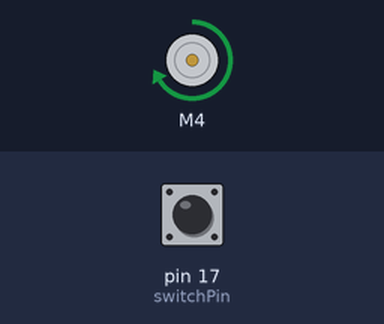
A sketch run on a simulated Arduino Uno, built with avr-gcc and run on an emulated ATmega328P. Shown: DC motor (green arrow = forward, orange = backward, longer = faster). The test bench sets the inputs (shaded band); at power-on: pin 17 (switchPin) LOW. What the sketch prints to the serial monitor is not drawn.

Above: at 1.2 s.
1.3 s: pin 17 (switchPin) pulled HIGH for 0.15 s
At 2.1 s:
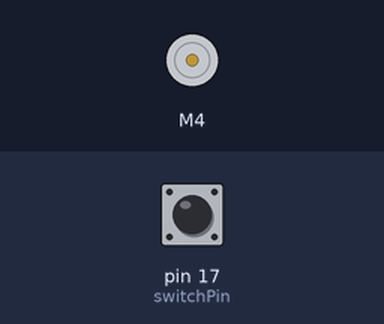
4.4 s: pin 17 (switchPin) pulled HIGH for 1 s
At 8.0 s:
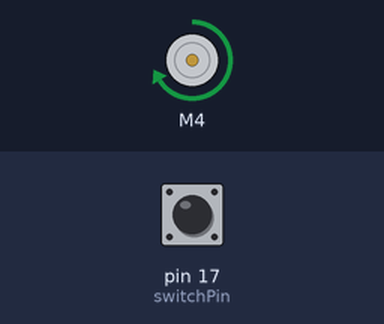
8.4 s: pin 17 (switchPin) pulled HIGH for 3.2 s
At 8.7 s:
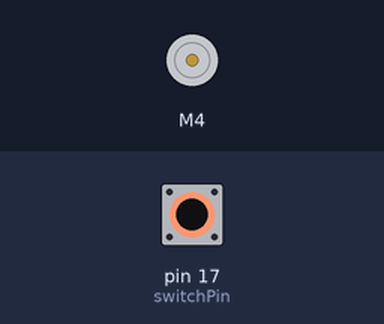
Timing chart, 0 to 12.9 s (numbered marks = the images above; inputs shaded):
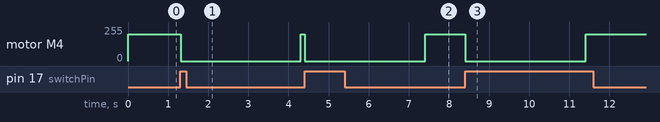

Measured:
- after the input at 1.3 s, motor M4: forward 200/255 → stopped at once, → forward 200/255 3.0 s later
- after the input at 4.4 s, motor M4: forward 200/255 → stopped at once, → forward 200/255 3.0 s later
- after the input at 8.4 s, motor M4: forward 200/255 → stopped at once, → forward 200/255 3.0 s later

The sketch:

dc-motor-switch-sensor.ino
```cpp
/************************************
 * This program uses the state of a switch to control a DC Motor.
 * The motor is powered using the Adafruit Motorshield V1.
 *
 * REFERENCE:
 * https://learn.adafruit.com/adafruit-motor-shield/overview
 */

#include <AFMotor.h>

AF_DCMotor motor(4);    //Create motor object and set motor port (1-4)

const int switchPin = 17;  //Set switch to the digital equivalent of analog pin A3

void setup() {
  Serial.begin(9600);           // set up Serial library at 9600 bps
  Serial.println("DC Motor Switch Test!");

  // Setup motor
  motor.setSpeed(200);  //Set default motor speed. Speeds allowed from 0 to 255.
  motor.run(RELEASE);   //Reset the motor (clear any previous commands) by "releasing" it.
}

void loop() {   //Rotate motor and pause at each activation of the switch, then continue.
  motor.run(FORWARD);
  while (digitalRead(switchPin) == HIGH) {
    //wait for switch to release
  }
  while (digitalRead(switchPin) == LOW) {
    //wait for switch to become pressed
  }
  delay (10);
  motor.run(RELEASE);
  delay(3000);
}
```
